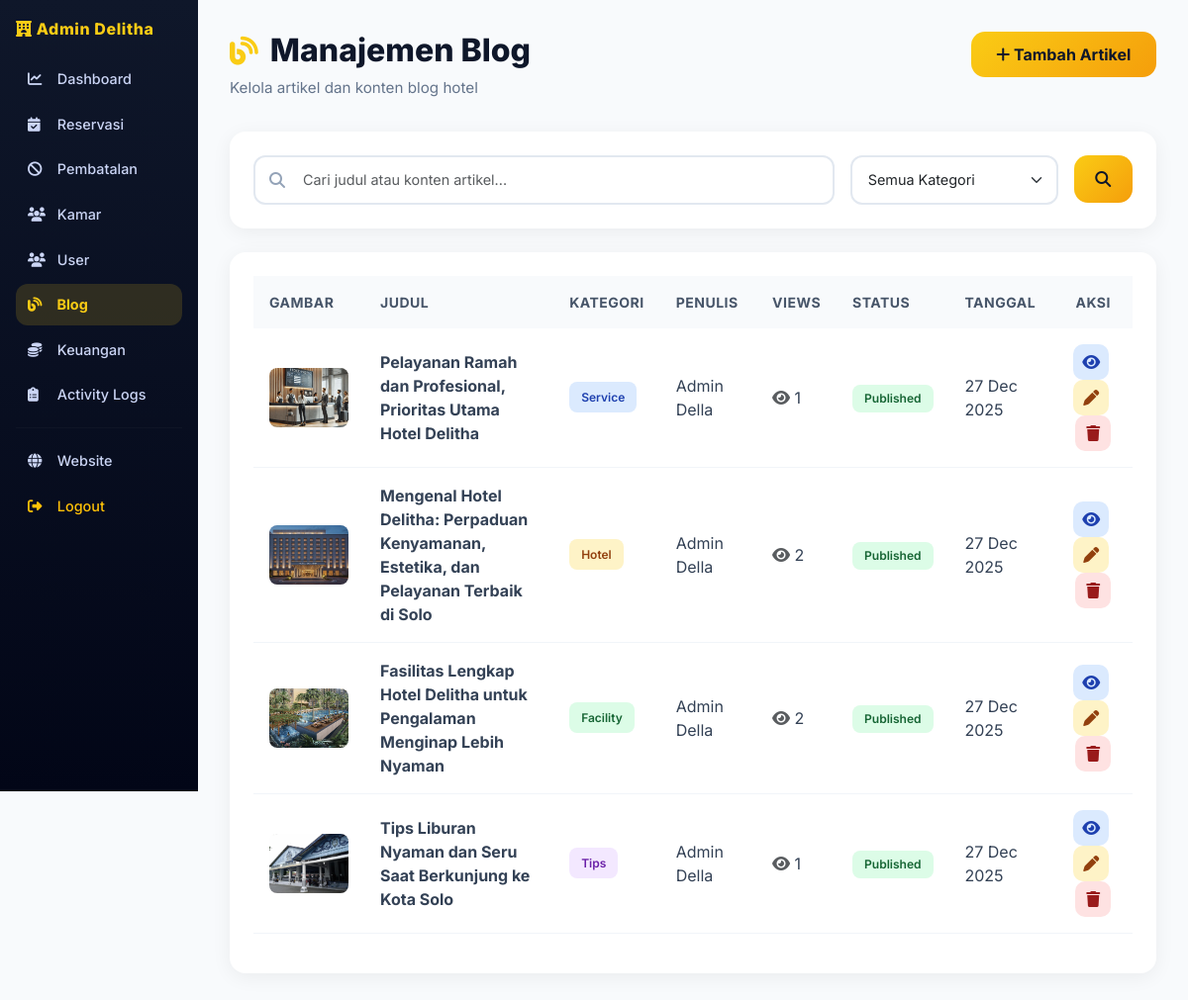
Page /admin/blogs/manage.php (signed in) on the committed database.
### tables this page shows
CREATE TABLE `blogs` (
  `id` int NOT NULL,
  `title` varchar(200) NOT NULL,
  `slug` varchar(200) NOT NULL,
  `category` varchar(50) NOT NULL,
  `content` text NOT NULL,
  `image` varchar(255) DEFAULT NULL,
  `author_id` int NOT NULL,
  `views` int DEFAULT '0',
  `published` tinyint(1) DEFAULT '1',
  `created_at` timestamp NOT NULL DEFAULT CURRENT_TIMESTAMP,
  `updated_at` timestamp NOT NULL DEFAULT CURRENT_TIMESTAMP ON UPDATE CURRENT_TIMESTAMP
);

CREATE TABLE `users` (
  `id` int NOT NULL,
  `name` varchar(100) NOT NULL,
  `email` varchar(100) NOT NULL,
  `password` varchar(255) NOT NULL,
  `phone` varchar(20) DEFAULT NULL,
  `gender` enum('male','female') DEFAULT NULL,
  `birth_date` date DEFAULT NULL,
  `address` text,
  `role` enum('admin','staff','user') NOT NULL,
  `created_at` timestamp NOT NULL DEFAULT CURRENT_TIMESTAMP,
  `updated_at` timestamp NOT NULL DEFAULT CURRENT_TIMESTAMP ON UPDATE CURRENT_TIMESTAMP,
  `status` enum('active','inactive') DEFAULT 'active',
  `photo` varchar(255) DEFAULT NULL
);

### admin/blogs/manage.php (the view, shortened to what this page needs)
<?php
require_once '../../config/database.php';
$search = isset($_GET['search']) ? clean($_GET['search']) : '';
$where = [];
$where_clause = count($where) > 0 ? 'WHERE ' . implode(' AND ', $where) : '';
$query = "
    SELECT b.*, u.name AS author_name
    FROM blogs b
    LEFT JOIN users u ON b.author_id = u.id
    $where_clause
    ORDER BY b.created_at DESC
";
$blogs = mysqli_query($conn, $query);
$total_results = mysqli_num_rows($blogs);
?>
<!DOCTYPE html>
<html lang="id">
<head>
    <link href="https://cdn.jsdelivr.net/npm/bootstrap@5.3.2/dist/css/bootstrap.min.css" rel="stylesheet">
    <link href="https://cdnjs.cloudflare.com/ajax/libs/font-awesome/6.5.0/css/all.min.css" rel="stylesheet">
</head>
<body>
    <?php include_once '../../includes/sidebar.php'; ?>
    <div class="main-content">
        <div class="page-header">
            <div class="page-title-group">
                <h1>
                    <i class="fa-solid fa-blog"></i>
                    Manajemen Blog
                </h1>
                <p>Kelola artikel dan konten blog hotel</p>
            </div>
            <a href="<?= BASE_URL ?>/admin/blogs/form.php" class="btn-add">
                <i class="fa-solid fa-plus"></i> Tambah Artikel
            </a>
        </div>
        <div class="filter-card">
            <form method="GET" action="">
                <div class="row g-3">
                    <div class="col-md-8">
                        <div class="search-wrapper">
                            <i class="fa-solid fa-search search-icon"></i>
                            <input type="text"
                                   name="search"
                                   class="form-control search-input"
                                   placeholder="Cari judul atau konten artikel..."
                                   value="<?= htmlspecialchars($search) ?>">
                        </div>
                    </div>
                    <div class="col-md-3">
                        <select name="category" class="form-select filter-select">
                            <option value="">Semua Kategori</option>
                        </select>
                    </div>
                    <div class="col-md-1">
                        <button type="submit" class="btn btn-add w-100" style="padding: 0.75rem;">
                            <i class="fa-solid fa-search"></i>
                        </button>
                    </div>
                </div>
            </form>
        </div>
        <div class="table-card">
            <div class="table-responsive">
                <table class="table align-middle">
                    <thead>
                        <tr>
                            <th>Gambar</th>
                            <th>Judul</th>
                            <th>Kategori</th>
                            <th>Penulis</th>
                            <th>Views</th>
                            <th>Status</th>
                            <th>Tanggal</th>
                            <th class="text-center">Aksi</th>
                        </tr>
                    </thead>
                    <tbody>
                        <?php if ($total_results > 0): ?>
                            <?php while ($blog = mysqli_fetch_assoc($blogs)): ?>
                                <tr>
                                    <td>
                                        <?php if ($blog['image']): ?>
                                            <img src="<?= BASE_URL . '/' . $blog['image'] ?>" class="blog-thumb" alt="">
                                        <?php else: ?>
                                            <div class="blog-thumb bg-secondary d-flex align-items-center justify-content-center">
                                                <i class="fa-solid fa-image text-white"></i>
                                            </div>
                                        <?php endif; ?>
                                    </td>
                                    <td>
                                        <strong><?= htmlspecialchars($blog['title']) ?></strong>
                                    </td>
                                    <td>
                                        <span class="badge-category badge-<?= $blog['category'] ?>">
                                            <?= ucfirst($blog['category']) ?>
                                        </span>
                                    </td>
                                    <td><?= htmlspecialchars($blog['author_name'] ?? 'Admin') ?></td>
                                    <td>
                                        <i class="fa-solid fa-eye text-muted"></i>
                                        <?= number_format($blog['views']) ?>
                                    </td>
                                    <td>
                                        <?php if ($blog['published']): ?>
                                            <span class="badge-published">Published</span>
                                        <?php else: ?>
                                            <span class="badge-draft">Draft</span>
                                        <?php endif; ?>
                                    </td>
                                    <td><?= date('d M Y', strtotime($blog['created_at'])) ?></td>
                                    <td class="text-center">
                                        <a href="<?= BASE_URL ?>/admin/blogs/detail.php?id=<?= $blog['id'] ?>"
                                           class="btn-action btn-view me-1"
                                           title="Lihat">
                                            <i class="fa-solid fa-eye"></i>
                                        </a>
                                        <a href="<?= BASE_URL ?>/admin/blogs/form.php?id=<?= $blog['id'] ?>"
                                           class="btn-action btn-edit me-1"
                                           title="Edit">
                                            <i class="fa-solid fa-pen"></i>
                                        </a>
                                        <a href="?delete=<?= $blog['id'] ?>"
                                           class="btn-action btn-delete"
                                           onclick="return confirm('Yakin ingin menghapus artikel ini?')"
                                           title="Hapus">
                                            <i class="fa-solid fa-trash"></i>
                                        </a>
                                    </td>
                                </tr>
                            <?php endwhile; ?>
                        <?php endif; ?>
                    </tbody>
                </table>
            </div>
        </div>
    </div>
</body>
</html>

### includes/sidebar.php (shortened to what this page needs)
<div class="sidebar" id="sidebar">
    <h4><i class="fa-solid fa-hotel"></i> Admin Delitha</h4>
    <a href="<?= BASE_URL ?>/admin/dashboard.php"
       class="<?= basename($_SERVER['PHP_SELF']) == 'dashboard.php' ? 'active' : '' ?>">
        <i class="fa-solid fa-chart-line"></i> Dashboard
    </a>
    <a href="<?= BASE_URL ?>/admin/reservations.php"
       class="<?= basename($_SERVER['PHP_SELF']) == 'reservations.php' ? 'active' : '' ?>">
        <i class="fa-solid fa-calendar-check"></i> Reservasi
    </a>
    <a href="<?= BASE_URL ?>/admin/cancellations.php"
       class="<?= basename($_SERVER['PHP_SELF']) == 'cancellations.php' ? 'active' : '' ?>">
        <i class="fa-solid fa-ban"></i> Pembatalan
    </a>
    <a href="<?= BASE_URL ?>/admin/rooms/rooms.php"
        class="<?= strpos($_SERVER['PHP_SELF'], '/admin/rooms/') !== false ? 'active' : '' ?>">
        <i class="fa-solid fa-users"></i> Kamar
    </a>
    <a href="<?= BASE_URL ?>/admin/users/user.php"
    class="<?= strpos($_SERVER['PHP_SELF'], '/admin/users/') !== false ? 'active' : '' ?>">
        <i class="fa-solid fa-users"></i> User
    </a>
    <a href="<?= BASE_URL ?>/admin/blogs/manage.php"
       class="<?= strpos($_SERVER['PHP_SELF'], '/admin/blogs/') !== false ? 'active' : '' ?>">
        <i class="fa-solid fa-blog"></i> Blog
    </a>
    <a href="<?= BASE_URL ?>/admin/finance_dashboard.php"
       class="<?= basename($_SERVER['PHP_SELF']) == 'finance_dashboard.php' ? 'active' : '' ?>">
        <i class="fa-solid fa-coins"></i> Keuangan
    </a>
    <a href="<?= BASE_URL ?>/admin/logs.php"
       class="<?= basename($_SERVER['PHP_SELF']) == 'logs.php' ? 'active' : '' ?>">
        <i class="fa-solid fa-clipboard-list"></i> Activity Logs
    </a>
    <hr style="border-color: rgba(255,255,255,0.1); margin: 0.75rem 0;">
    <a href="<?= BASE_URL ?>/index.php">
        <i class="fa-solid fa-globe"></i> Website
    </a>
    <a href="<?= BASE_URL ?>/auth/logout.php" class="text-warning">
        <i class="fa-solid fa-right-from-bracket"></i> Logout
    </a>
</div>

### admin/blogs/manage.php (style rules this page uses)
body { background: #f8fafc; font-family: 'Inter', sans-serif; }
.main-content { margin-left: 200px; padding: 2rem; }
.page-header { margin-bottom: 2rem; animation: fadeInDown .6s ease-out; display: flex; justify-content: space-between; align-items: flex-start; flex-wrap: wrap; gap: 1rem; }
.page-title-group h1 { font-size: 2rem; font-weight: 800; color: #0f172a; display: flex; align-items: center; gap: 12px; margin-bottom: 0.5rem; }
.page-title-group h1 i { color: #facc15; font-size: 1.8rem; }
.page-title-group p { color: #64748b; font-size: .95rem; margin: 0; }
.btn-add { background: linear-gradient(135deg, #facc15, #f59e0b); border: none; color: #0f172a; font-weight: 700; padding: 0.7rem 1.6rem; border-radius: 14px; transition: .25s ease; text-decoration: none; display: inline-block; }
.filter-card { background: #fff; border-radius: 16px; padding: 1.5rem; box-shadow: 0 4px 20px rgba(0, 0, 0, .06); margin-bottom: 1.5rem; animation: fadeInUp .6s ease-out .2s backwards; }
.search-wrapper { position: relative; }
.search-input { border: 2px solid #e2e8f0; border-radius: 12px; padding: 0.75rem 1rem 0.75rem 3rem; transition: all 0.2s ease; font-size: .9rem; }
.search-icon { position: absolute; left: 1rem; top: 50%; transform: translateY(-50%); color: #94a3b8; }
.filter-select { border: 2px solid #e2e8f0; border-radius: 12px; padding: 0.75rem 1rem; transition: all 0.2s ease; font-size: .9rem; }
.table-card { background: #fff; border-radius: 16px; padding: 1.5rem; box-shadow: 0 4px 20px rgba(0, 0, 0, .06); animation: fadeInUp .6s ease-out .3s backwards; }
.table thead th { background: #f8fafc; color: #475569; font-weight: 700; font-size: .875rem; text-transform: uppercase; letter-spacing: 0.5px; border: none; padding: 1rem; }
.table tbody td { padding: 1rem; vertical-align: middle; border-bottom: 1px solid #f1f5f9; color: #334155; }
.table tbody tr { transition: .25s; }
.blog-thumb { width: 80px; height: 60px; object-fit: cover; border-radius: 8px; }
.badge-category { padding: 0.4rem 0.75rem; border-radius: 8px; font-size: 0.75rem; font-weight: 600; display: inline-block; }
.badge-hotel { background: #fef3c7; color: #92400e; }
.badge-service { background: #dbeafe; color: #1e40af; }
.badge-facility { background: #dcfce7; color: #166534; }
.badge-tips { background: #f3e8ff; color: #6b21a8; }
.badge-published { background: #dcfce7; color: #166534; padding: 0.4rem 0.75rem; border-radius: 8px; font-size: 0.75rem; font-weight: 600; }
.btn-action { width: 36px; height: 36px; border-radius: 10px; display: inline-flex; align-items: center; justify-content: center; border: none; transition: all 0.2s ease; text-decoration: none; }
.btn-view { background: #dbeafe; color: #1e40af; }
.btn-edit { background: #fef3c7; color: #92400e; }
.btn-delete { background: #fee2e2; color: #991b1b; }

### includes/sidebar.php (style rules this page uses)
.sidebar { position: fixed; top: 0; left: 0; height: 100vh; width: 200px; background: linear-gradient(180deg, #0f172a, #020617); color: #fff; padding: 1.25rem 1rem; overflow-y: auto; z-index: 1000; transition: transform .3s ease; }
.sidebar h4 { font-weight: 800; letter-spacing: .6px; color: #facc15; margin-bottom: 1.25rem; font-size: 1rem; }
.sidebar a { color: #cbd5f5; text-decoration: none; display: block; padding: 10px 12px; border-radius: 12px; margin-bottom: 4px; transition: all .3s ease; font-weight: 500; font-size: 0.9rem; }
.sidebar a:hover, .sidebar a.active { background: rgba(250, 204, 21, .15); color: #facc15; font-weight: 700; }
.sidebar a i { width: 18px; margin-right: 8px; font-size: 0.9rem; }
@media (min-width: 768px) { .sidebar { position: fixed !important; transform: none !important; width: 200px !important; height: 100vh !important; left: 0 !important; top: 0 !important; } }

### rows in the picture
blogs: image (picture), title "Pelayanan Ramah dan Profesional, Prioritas Utama Hotel Delitha", category "Service", author.name "Admin Della", views "1", published "Published", created_at "27 Dec 2025"
blogs: image (picture), title "Mengenal Hotel Delitha: Perpaduan Kenyamanan, Estetika, dan Pelayanan Terbaik di Solo", category "Hotel", author.name "Admin Della", views "2", published "Published", created_at "27 Dec 2025"
blogs: image (picture), title "Fasilitas Lengkap Hotel Delitha untuk Pengalaman Menginap Lebih Nyaman", category "Facility", author.name "Admin Della", views "2", published "Published", created_at "27 Dec 2025"
blogs: image (picture), title "Tips Liburan Nyaman dan Seru Saat Berkunjung ke Kota Solo", category "Tips", author.name "Admin Della", views "1", published "Published", created_at "27 Dec 2025"
